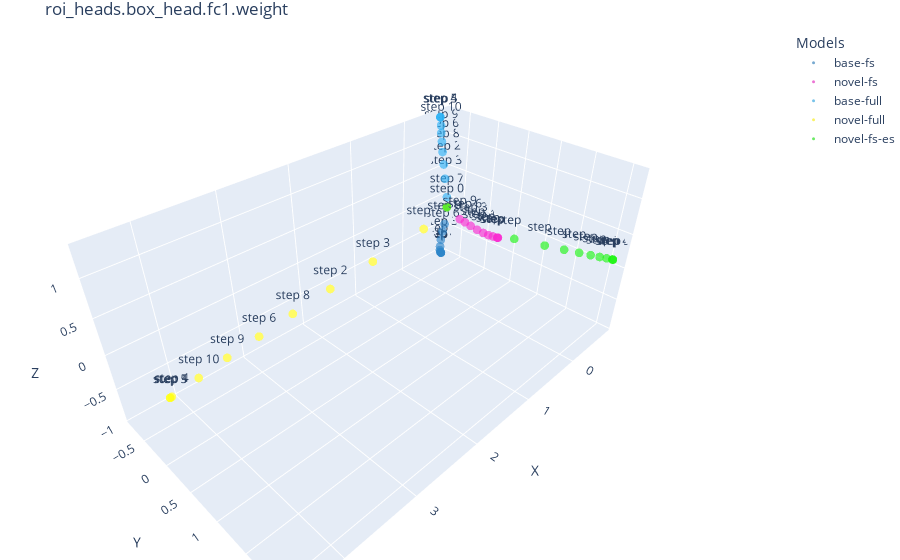

This figure's notebook cell:
### Code cell
fig = go.Figure()

# Model 1 (label=0)
fig.add_trace(go.Scatter3d(
    x=df[df['label'] == 0]['pca-one'], y=df[df['label'] == 0]['pca-two'], z=df[df['label'] == 0]['pca-three'],
    mode='markers+text', text=df[df['label'] == 0]['text'],
    marker=dict(size=3, color='rgba(40, 120, 181, 0.9)',  opacity=0.7),
    name='base-fs'
))

# Model 2 (label=1)
fig.add_trace(go.Scatter3d(
    x=df[df['label'] == 1]['pca-one'], y=df[df['label'] == 1]['pca-two'], z=df[df['label'] == 1]['pca-three'],
    mode='markers+text', text=df[df['label'] == 1]['text'],
    marker=dict(size=3, color='rgba(225, 36, 187, 0.9)', opacity=0.7),
    name='novel-fs'
))

fig.add_trace(go.Scatter3d(
    x=df[df['label'] == 2]['pca-one'], y=df[df['label'] == 2]['pca-two'], z=df[df['label'] == 2]['pca-three'],
    mode='markers+text', text=df[df['label'] == 2]['text'],
    marker=dict(size=3, color='rgba(40, 160, 221, 0.9)',  opacity=0.7),
    name='base-full'
))

fig.add_trace(go.Scatter3d(
    x=df[df['label'] == 3]['pca-one'], y=df[df['label'] == 3]['pca-two'], z=df[df['label'] == 3]['pca-three'],
    mode='markers+text', text=df[df['label'] == 3]['text'],
    marker=dict(size=3, color='rgba(245, 234, 15, 0.9)', opacity=0.7),
    name='novel-full'
))

fig.add_trace(go.Scatter3d(
    x=df[df['label'] == 4]['pca-one'], y=df[df['label'] == 4]['pca-two'], z=df[df['label'] == 4]['pca-three'],
    mode='markers+text', text=df[df['label'] == 4]['text'],
    marker=dict(size=3, color='rgba(23, 221, 14, 0.9)', opacity=0.7),
    name='novel-fs-es'
))

fig.update_layout(
    title=param_list[I],
    scene=dict(
        xaxis_title='X',
        yaxis_title='Y',
        zaxis_title='Z'
    ),
    legend_title_text='Models', 
    margin=dict(l=0, r=0, b=0, t=30)
)

fig.show()

### Figure 1 — Plotly figure (JSON) as saved in the notebook; plotly's stock layout.template omitted (floating-point values rounded to 4 significant figures)
{"data": [{"marker": {"color": "rgba(40, 120, 181, 0.9)", "opacity": 0.7, "size": 3}, "mode": "markers+text", "name": "base-fs", "text": ["step 0", "step 1", "step 2", "step 3", "step 4", "step 5", "step 6", "step 7", "step 8", "step 9", "step 10"], "type": "scatter3d", "x": [-0.554, -0.6883, -0.7344, -0.6589, -0.7341, -0.7207, -0.6335, -0.7285, -0.7348, -0.6163, -0.7085], "y": [-0.5231, -0.7271, -0.7401, -0.693, -0.7404, -0.7453, -0.6471, -0.7434, -0.7398, -0.6013, -0.742], "z": [0.0255, -0.8089, -0.9527, -0.6563, -0.9516, -0.9293, -0.4777, -0.9429, -0.9542, -0.3196, -0.8914]}, {"marker": {"color": "rgba(225, 36, 187, 0.9)", "opacity": 0.7, "size": 3}, "mode": "markers+text", "name": "novel-fs", "text": ["step 0", "step 1", "step 2", "step 3", "step 4", "step 5", "step 6", "step 7", "step 8", "step 9", "step 10"], "type": "scatter3d", "x": [-0.554, -0.674, -0.7252, -0.6418, -0.7247, -0.7106, -0.6134, -0.7186, -0.7259, -0.5921, -0.6973], "y": [-0.5231, -0.01478, 0.3284, -0.1167, 0.3212, 0.1725, -0.2061, 0.2508, 0.3355, -0.2918, 0.08433], "z": [0.0255, -0.2102, -0.2262, -0.1716, -0.2268, -0.2393, -0.1339, -0.235, -0.2256, -0.1056, -0.2339]}, {"marker": {"color": "rgba(40, 160, 221, 0.9)", "opacity": 0.7, "size": 3}, "mode": "markers+text", "name": "base-full", "text": ["step 0", "step 1", "step 2", "step 3", "step 4", "step 5", "step 6", "step 7", "step 8", "step 9", "step 10"], "type": "scatter3d", "x": [-0.554, -0.6433, -0.6592, -0.6549, -0.6458, -0.6431, -0.6643, -0.6375, -0.6621, -0.6616, -0.6542], "y": [-0.5231, -0.8123, -0.7157, -0.6728, -0.8134, -0.812, -0.777, -0.6015, -0.7539, -0.7953, -0.8003], "z": [0.0255, 1.32, 0.6229, 0.4078, 1.323, 1.319, 0.9583, 0.1363, 0.806, 1.089, 1.198]}, {"marker": {"color": "rgba(245, 234, 15, 0.9)", "opacity": 0.7, "size": 3}, "mode": "markers+text", "name": "novel-full", "text": ["step 0", "step 1", "step 2", "step 3", "step 4", "step 5", "step 6", "step 7", "step 8", "step 9", "step 10"], "type": "scatter3d", "x": [-0.554, 4.466, 2.055, 1.237, 4.447, 4.468, 3.247, 0.1154, 2.71, 3.713, 4.102], "y": [-0.5231, 0.1793, -0.1875, -0.2719, 0.1759, 0.1797, -0.03174, -0.3837, -0.1065, 0.0405, 0.107], "z": [0.0255, 0.005726, -0.03638, -0.03491, 0.00379, 0.005843, -0.02953, -0.02987, -0.03428, -0.01495, -0.01184]}, {"marker": {"color": "rgba(23, 221, 14, 0.9)", "opacity": 0.7, "size": 3}, "mode": "markers+text", "name": "novel-fs-es", "text": ["step 0", "step 1", "step 2", "step 3", "step 4", "step 5", "step 6", "step 7", "step 8", "step 9", "step 10"], "type": "scatter3d", "x": [-0.554, -0.7271, -0.7694, -0.766, -0.7276, -0.727, -0.7619, -0.7433, -0.7687, -0.7521, -0.7409], "y": [-0.5231, 2.105, 1.392, 1.092, 2.098, 2.106, 1.783, 0.6037, 1.616, 1.914, 2.015], "z": [0.0255, 0.1796, 0.002779, -0.05631, 0.1778, 0.1798, 0.09122, -0.1413, 0.05137, 0.1241, 0.1528]}], "layout": {"legend": {"title": {"text": "Models"}}, "margin": {"b": 0, "l": 0, "r": 0, "t": 30}, "scene": {"xaxis": {"title": {"text": "X"}}, "yaxis": {"title": {"text": "Y"}}, "zaxis": {"title": {"text": "Z"}}}, "title": {"text": "roi_heads.box_head.fc1.weight"}}}
